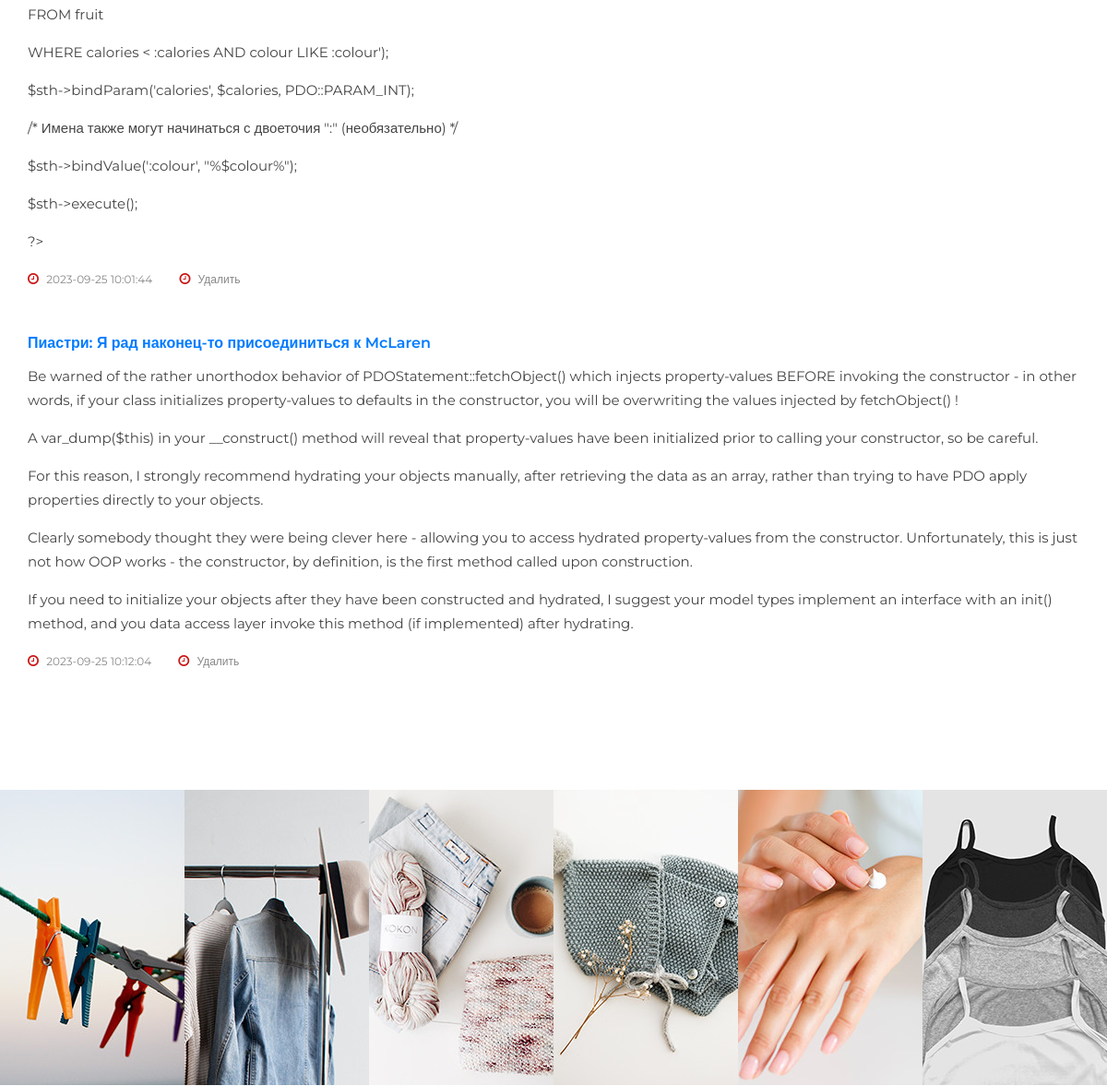
The page /cabinet.php (signed in, middle part) on the database as committed earlier.
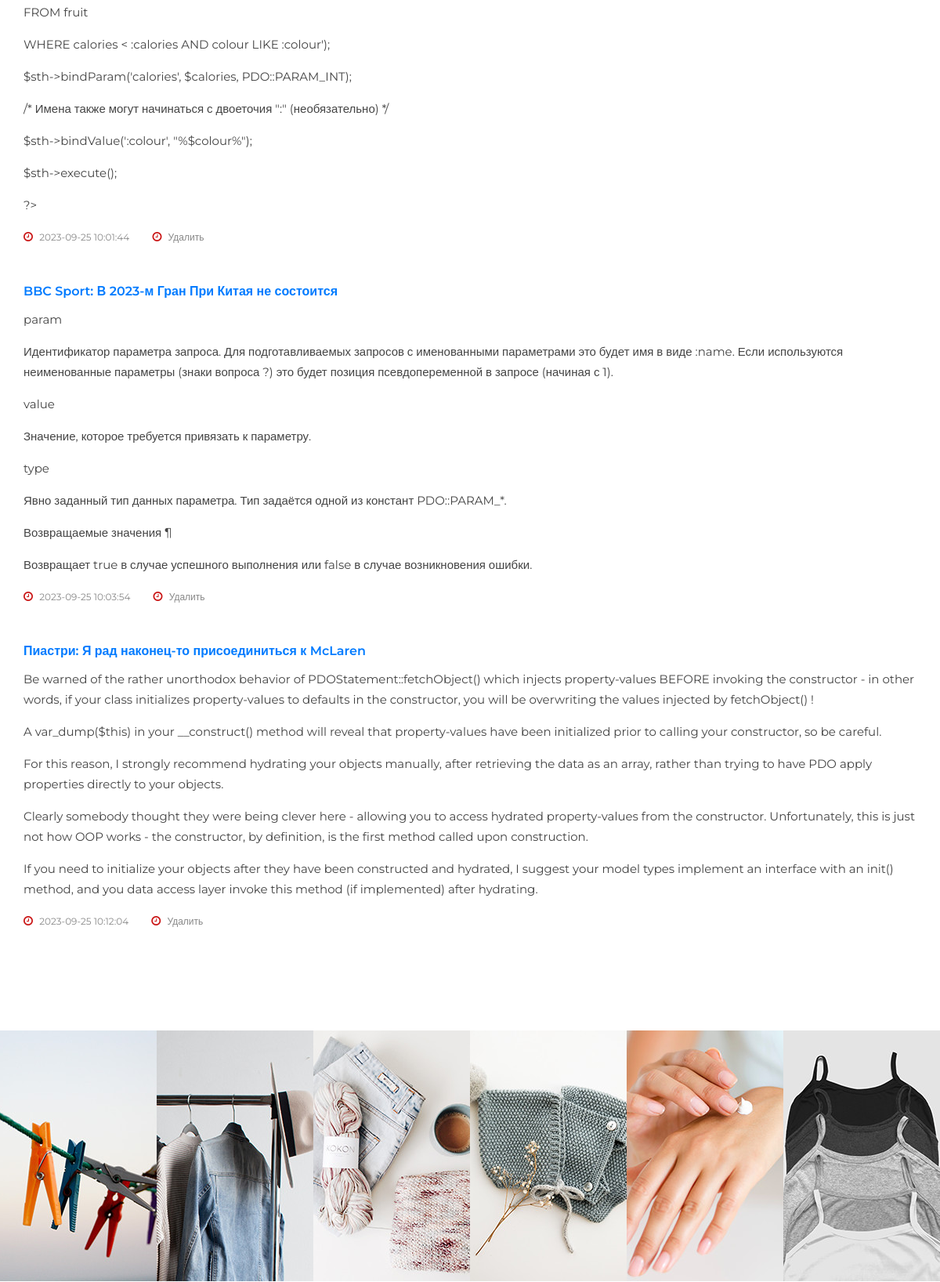
The same page on the database as committed later.
### tables this page shows
CREATE TABLE `comments` (
  `id` int(11) NOT NULL,
  `parent_id` int(11) NOT NULL DEFAULT 0,
  `comment` text NOT NULL,
  `news_id` int(11) NOT NULL,
  `user_id` int(11) NOT NULL,
  `add_date` timestamp NOT NULL DEFAULT current_timestamp(),
  `approved` int(11) NOT NULL DEFAULT 0
);

CREATE TABLE `news` (
  `id` int(11) NOT NULL,
  `title` varchar(255) NOT NULL,
  `text` text NOT NULL,
  `add_date` timestamp NOT NULL DEFAULT current_timestamp(),
  `image` varchar(255) NOT NULL,
  `author_id` int(11) NOT NULL,
  `category_id` int(11) NOT NULL
);

### cabinet.php (called while the page is built, shortened)
<?php
require 'models/Comments.php';
$comments = Comments::getCommentsByUserId($_SESSION['userId']);
require 'views/cabinet_view.php';

### models/Comments.php (called while the page is built, shortened)
<?php
class Comments
{
    public static function getCommentsByUserId($id){
        $pdo = DBConnect::getConnection();
        $query = "SELECT comment, news_id, comments.add_date, title AS news_title
                    FROM comments, news
                    WHERE news_id = news.id
                    AND user_id = $id
                    AND approved = 1;";
        return $pdo->query($query)->fetchAll();
    }
}

### views/cabinet_view.php (the view, shortened to what this page needs)
<?php
    require 'components/header.php';
?>
<section class="blog-details spad">
    <div class="container">
        <div class="row">
            <div class="col-lg-12 col-md-12">
                <div class="blog__details__content">
                    <?php foreach($comments as $comment):?>
                        <div class="blog__comment__item mb-5">
                            <div class="blog__comment__item__text">
                                <h6><a href="blog-details.php?newsId=<?=$comment['news_id']?>"><?=$comment['news_title']?></a></h6>
                                <p><?=str_replace("\r\n", '</p><p>', $comment['comment'])?></p>
                                <ul>
                                    <li><i class="fa fa-clock-o"></i> <?=$comment['add_date']?></li>
                                    <li><i class="fa fa-clock-o"></i> Удалить</li>
                                </ul>
                            </div>
                        </div>
                    <?php endforeach;?>
                </div>
            </div>
        </div>
        </div>
</section>
<?php
    require 'components/instagram.php';
?>
<?php
    require 'components/footer.php';
?>

### views/components/header.php (shortened to what this page needs)
<!DOCTYPE html>
<html lang="ru">
<head>
    <link rel="stylesheet" href="css/bootstrap.min.css" type="text/css" />
    <link rel="stylesheet" href="css/font-awesome.min.css" type="text/css" />
    <link rel="stylesheet" href="css/elegant-icons.css" type="text/css" />
    <link rel="stylesheet" href="css/jquery-ui.min.css" type="text/css" />
    <link rel="stylesheet" href="css/magnific-popup.css" type="text/css" />
    <link rel="stylesheet" href="css/owl.carousel.min.css" type="text/css" />
    <link rel="stylesheet" href="css/slicknav.min.css" type="text/css" />
    <link rel="stylesheet" href="css/style.css" type="text/css" />
</head>
<body>

### views/components/instagram.php (shortened to what this page needs)
<div class="instagram">
    <div class="container-fluid">
        <div class="row">
            <div class="col-lg-2 col-md-4 col-sm-4 p-0">
                <div class="instagram__item set-bg" data-setbg="img/instagram/insta-1.jpg">
                </div>
            </div>
            <div class="col-lg-2 col-md-4 col-sm-4 p-0">
                <div class="instagram__item set-bg" data-setbg="img/instagram/insta-2.jpg">
                </div>
            </div>
            <div class="col-lg-2 col-md-4 col-sm-4 p-0">
                <div class="instagram__item set-bg" data-setbg="img/instagram/insta-3.jpg">
                </div>
            </div>
            <div class="col-lg-2 col-md-4 col-sm-4 p-0">
                <div class="instagram__item set-bg" data-setbg="img/instagram/insta-4.jpg">
                </div>
            </div>
            <div class="col-lg-2 col-md-4 col-sm-4 p-0">
                <div class="instagram__item set-bg" data-setbg="img/instagram/insta-5.jpg">
                </div>
            </div>
            <div class="col-lg-2 col-md-4 col-sm-4 p-0">
                <div class="instagram__item set-bg" data-setbg="img/instagram/insta-6.jpg">
                </div>
            </div>
        </div>
    </div>
</div>

### views/components/footer.php (shortened to what this page needs)
</body>
</html>

### css/style.css (style rules this page uses)
html, body { height: 100%; font-family: "Montserrat", sans-serif; -webkit-font-smoothing: antialiased; }
h1, h2, h3, h4, h5, h6 { margin: 0; color: #111111; font-weight: 400; font-family: "Montserrat", sans-serif; }
h6 { font-size: 16px; }
p { font-size: 14px; font-family: "Montserrat", sans-serif; color: #666666; font-weight: 400; line-height: 24px; margin: 0 0 15px 0; }
ul, ol { padding: 0; margin: 0; }
.set-bg { background-repeat: no-repeat; background-size: cover; background-position: top center; }
.spad { padding-top: 100px; padding-bottom: 100px; }
.instagram__item { height: 320px; display: -webkit-box; display: -ms-flexbox; display: flex; -webkit-box-align: center; -ms-flex-align: center; align-items: center; -webkit-box-pack: center; -ms-flex-pack: center; justify-content: center; position: relative; z-index: 1; }
.instagram__item:after { position: absolute; left: 0; top: 0; height: 100%; width: 100%; background: rgba(255, 255, 255, 0.9); content: ""; opacity: 0; z-index: -1; -webkit-transition: all, 0.3s; -o-transition: all, 0.3s; transition: all, 0.3s; }
.blog-details { padding-top: 80px; padding-bottom: 80px; }
.blog__comment__item { margin-bottom: 35px; }
.blog__comment__item:last-child { margin-bottom: 0; }
.blog__comment__item__text { overflow: hidden; }
.blog__comment__item__text h6 { color: #111111; font-weight: 600; margin-bottom: 14px; }
.blog__comment__item__text p { font-size: 15px; color: #444444; line-height: 26px; }
.blog__comment__item__text ul li { list-style: none; font-size: 12px; color: #888888; display: inline-block; margin-right: 25px; }
.blog__comment__item__text ul li:last-child { margin-right: 0; }
.blog__comment__item__text ul li i { font-size: 14px; color: #ca1515; margin-right: 5px; }
@media only screen and (min-width: 1200px) { .container { max-width: 1170px; } }

Rows that differ between the two databases and show on the page:
now on this page (row edited): comments: news.title "BBC Sport: В 2023-м Гран При Китая не состоится", comment "param Идентификатор параметра запроса. Для подготавливаемых запросов с именованными параметрами это будет имя в виде :name. Если используются неименованные параметры (знаки вопроса ?) это будет позиция псевдопеременной в запросе (начиная с 1). value Значение, которое требуется привязать к параметру. type Явно заданный тип данных параметра. Тип задаётся одной из констант PDO::PARAM_*. Возвращаемые значения ¶ Возвращает true в случае успешного выполнения или false в случае возникновения ошибки.", add_date "2023-09-25 10:03:54"
